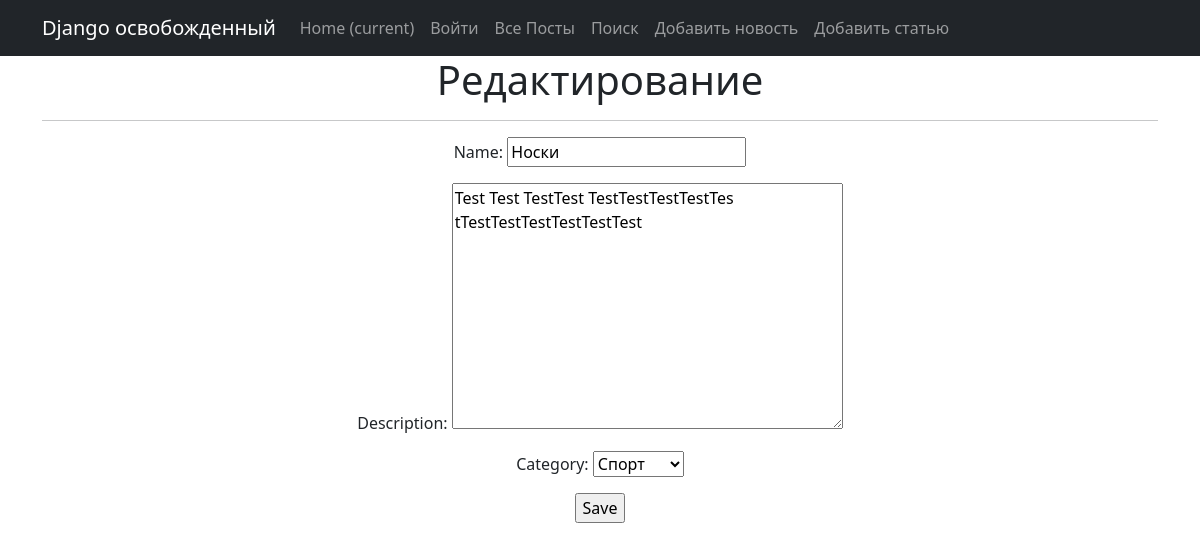
The app's page /post/33/update/ (signed in) with its own data.
### news/models.py (models this page shows, shortened)
class News(models.Model):
    name = models.CharField(
        max_length=50,
        unique=False,
    )
    description = models.TextField()
    date = models.DateTimeField(auto_now_add=True)
    category = models.ForeignKey(
        to='Category',
        on_delete=models.CASCADE,
        related_name='news'
    )

class Category(models.Model):
    name = models.CharField(max_length=50, unique=True)
    subscribers = models.ManyToManyField(User, related_name='categories')
    def __str__(self):
        return self.name.title()

### news/views.py (the view)
# urls.py: path('<int:pk>/update/', PostUpdate.as_view(), name='post_update'),
class PostUpdate(PermissionRequiredMixin, UpdateView):
    permission_required = ('news.change_news',)
    form_class = NewsForm
    model = News
    template_name = 'post_update.html'

### news/forms.py (shortened to what this page needs)
class NewsForm(forms.ModelForm):
    class Meta:
        model = News
        fields = [
            'name',
            'description',
            'category',
        ]

### templates/post_update.html (shortened to what this page needs)
{% extends 'flatpages/default.html' %}
{% block content %}
<h1>Редактирование</h1>
<hr>
<form action="" method="post">
    {{ form.as_p }}
    <input type="submit" value="Save" />
</form>
{% endblock content %}

### records on screen
News: name "Носки", description "Test Test TestTest TestTestTestTestTes tTestTestTestTestTestTest", category "Спорт"
